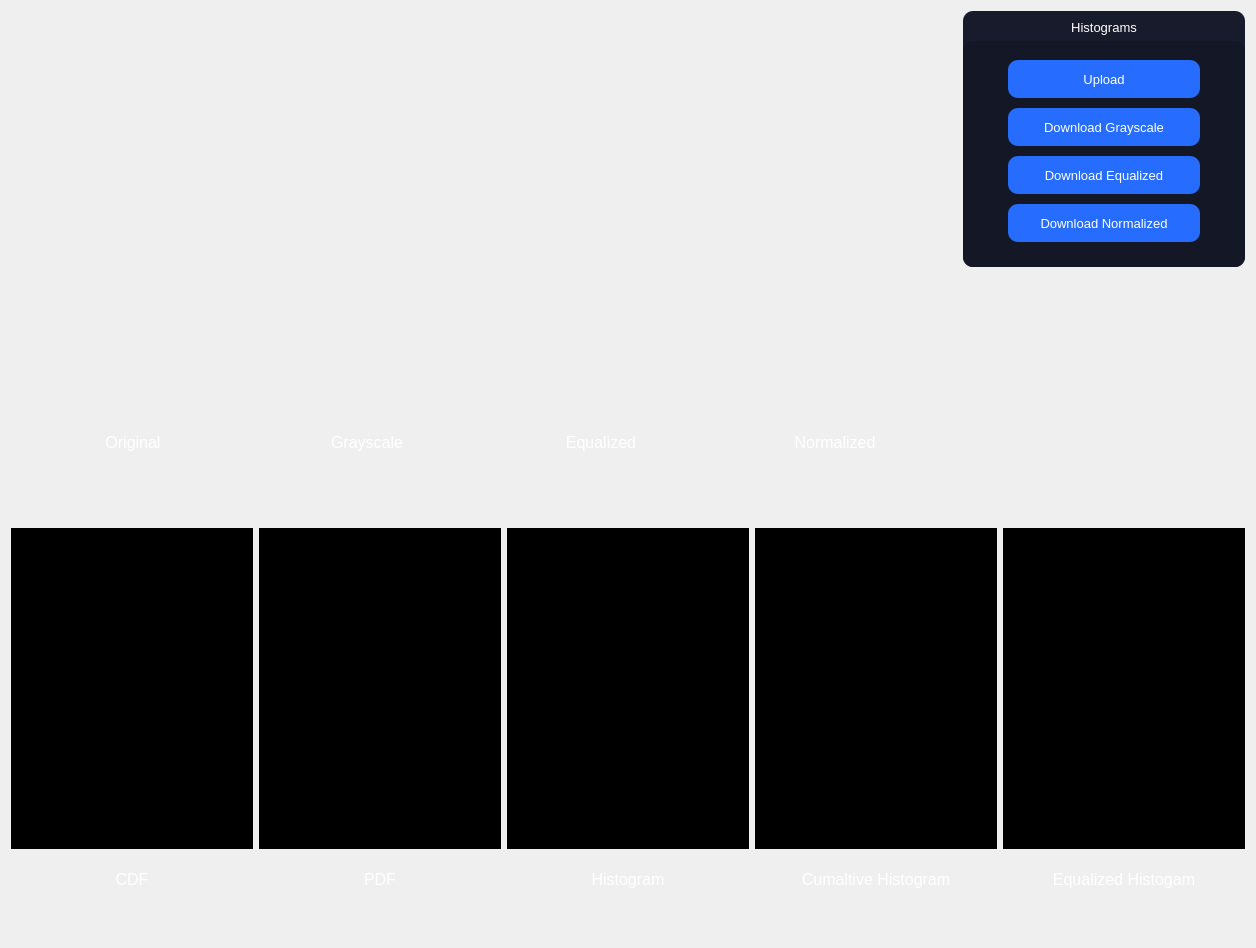
<?xml version="1.0" encoding="UTF-8"?>
<ui version="4.0">
 <class>HistogramsWidget</class>
 <widget class="QWidget" name="HistogramsWidget">
  <property name="geometry">
   <rect>
    <x>0</x>
    <y>0</y>
    <width>1256</width>
    <height>948</height>
   </rect>
  </property>
  <property name="windowTitle">
   <string>Form</string>
  </property>
  <layout class="QGridLayout" name="gridLayout_9" rowstretch="25,25,40" columnstretch="77,23">
   <item row="2" column="0" colspan="2">
    <layout class="QGridLayout" name="gridLayout_6" rowstretch="70,3,5,10">
     <item row="2" column="0">
      <widget class="QLabel" name="label_12">
       <property name="font">
        <font>
         <family>Microsoft Sans Serif</family>
         <pointsize>12</pointsize>
        </font>
       </property>
       <property name="styleSheet">
        <string notr="true">color: #fff;</string>
       </property>
       <property name="text">
        <string>CDF</string>
       </property>
       <property name="alignment">
        <set>Qt::AlignCenter</set>
       </property>
      </widget>
     </item>
     <item row="3" column="0">
      <spacer name="verticalSpacer_17">
       <property name="orientation">
        <enum>Qt::Vertical</enum>
       </property>
       <property name="sizeHint" stdset="0">
        <size>
         <width>20</width>
         <height>40</height>
        </size>
       </property>
      </spacer>
     </item>
     <item row="3" column="4">
      <spacer name="verticalSpacer_21">
       <property name="orientation">
        <enum>Qt::Vertical</enum>
       </property>
       <property name="sizeHint" stdset="0">
        <size>
         <width>20</width>
         <height>40</height>
        </size>
       </property>
      </spacer>
     </item>
     <item row="0" column="4">
      <widget class="QChartView" name="histogramNorm" native="true">
       <property name="sizePolicy">
        <sizepolicy hsizetype="Ignored" vsizetype="Ignored">
         <horstretch>0</horstretch>
         <verstretch>0</verstretch>
        </sizepolicy>
       </property>
       <property name="styleSheet">
        <string notr="true">background-color: rgb(0, 0, 0);
color: rgb(0, 0, 0);</string>
       </property>
      </widget>
     </item>
     <item row="3" column="2">
      <spacer name="verticalSpacer_19">
       <property name="orientation">
        <enum>Qt::Vertical</enum>
       </property>
       <property name="sizeHint" stdset="0">
        <size>
         <width>20</width>
         <height>40</height>
        </size>
       </property>
      </spacer>
     </item>
     <item row="0" column="2">
      <widget class="QChartView" name="histogram" native="true">
       <property name="sizePolicy">
        <sizepolicy hsizetype="Ignored" vsizetype="Ignored">
         <horstretch>0</horstretch>
         <verstretch>0</verstretch>
        </sizepolicy>
       </property>
       <property name="styleSheet">
        <string notr="true">background-color: rgb(0, 0, 0);
color: rgb(0, 0, 0);</string>
       </property>
      </widget>
     </item>
     <item row="2" column="3">
      <widget class="QLabel" name="label_10">
       <property name="font">
        <font>
         <family>Microsoft Sans Serif</family>
         <pointsize>12</pointsize>
        </font>
       </property>
       <property name="styleSheet">
        <string notr="true">color: #fff;</string>
       </property>
       <property name="text">
        <string>Cumaltive Histogram</string>
       </property>
       <property name="alignment">
        <set>Qt::AlignCenter</set>
       </property>
      </widget>
     </item>
     <item row="0" column="0">
      <widget class="QLabel" name="histogramCDF">
       <property name="sizePolicy">
        <sizepolicy hsizetype="Ignored" vsizetype="Ignored">
         <horstretch>0</horstretch>
         <verstretch>0</verstretch>
        </sizepolicy>
       </property>
       <property name="styleSheet">
        <string notr="true">background-color: rgb(0, 0, 0);</string>
       </property>
       <property name="text">
        <string/>
       </property>
       <property name="scaledContents">
        <bool>true</bool>
       </property>
      </widget>
     </item>
     <item row="3" column="1">
      <spacer name="verticalSpacer_18">
       <property name="orientation">
        <enum>Qt::Vertical</enum>
       </property>
       <property name="sizeHint" stdset="0">
        <size>
         <width>20</width>
         <height>40</height>
        </size>
       </property>
      </spacer>
     </item>
     <item row="2" column="4">
      <widget class="QLabel" name="label_11">
       <property name="font">
        <font>
         <family>Microsoft Sans Serif</family>
         <pointsize>12</pointsize>
        </font>
       </property>
       <property name="styleSheet">
        <string notr="true">color: #fff;</string>
       </property>
       <property name="text">
        <string>Equalized Histogam</string>
       </property>
       <property name="alignment">
        <set>Qt::AlignCenter</set>
       </property>
      </widget>
     </item>
     <item row="2" column="2">
      <widget class="QLabel" name="label_9">
       <property name="font">
        <font>
         <family>Microsoft Sans Serif</family>
         <pointsize>12</pointsize>
        </font>
       </property>
       <property name="styleSheet">
        <string notr="true">color: #fff;</string>
       </property>
       <property name="text">
        <string>Histogram</string>
       </property>
       <property name="alignment">
        <set>Qt::AlignCenter</set>
       </property>
      </widget>
     </item>
     <item row="0" column="1">
      <widget class="QLabel" name="histogramPDF">
       <property name="sizePolicy">
        <sizepolicy hsizetype="Ignored" vsizetype="Ignored">
         <horstretch>0</horstretch>
         <verstretch>0</verstretch>
        </sizepolicy>
       </property>
       <property name="styleSheet">
        <string notr="true">background-color: rgb(0, 0, 0);</string>
       </property>
       <property name="text">
        <string/>
       </property>
       <property name="scaledContents">
        <bool>true</bool>
       </property>
      </widget>
     </item>
     <item row="0" column="3">
      <widget class="QChartView" name="histogramCum" native="true">
       <property name="sizePolicy">
        <sizepolicy hsizetype="Ignored" vsizetype="Ignored">
         <horstretch>0</horstretch>
         <verstretch>0</verstretch>
        </sizepolicy>
       </property>
       <property name="styleSheet">
        <string notr="true">background-color: rgb(0, 0, 0);
color: rgb(0, 0, 0);</string>
       </property>
      </widget>
     </item>
     <item row="2" column="1">
      <widget class="QLabel" name="label_8">
       <property name="font">
        <font>
         <family>Microsoft Sans Serif</family>
         <pointsize>12</pointsize>
        </font>
       </property>
       <property name="styleSheet">
        <string notr="true">color: #fff;</string>
       </property>
       <property name="text">
        <string>PDF</string>
       </property>
       <property name="alignment">
        <set>Qt::AlignCenter</set>
       </property>
      </widget>
     </item>
     <item row="3" column="3">
      <spacer name="verticalSpacer_20">
       <property name="orientation">
        <enum>Qt::Vertical</enum>
       </property>
       <property name="sizeHint" stdset="0">
        <size>
         <width>20</width>
         <height>40</height>
        </size>
       </property>
      </spacer>
     </item>
     <item row="1" column="0">
      <spacer name="verticalSpacer_23">
       <property name="orientation">
        <enum>Qt::Vertical</enum>
       </property>
       <property name="sizeHint" stdset="0">
        <size>
         <width>20</width>
         <height>40</height>
        </size>
       </property>
      </spacer>
     </item>
    </layout>
   </item>
   <item row="0" column="1">
    <layout class="QVBoxLayout" name="mixControlWidgetLayout_2" stretch="0">
     <item>
      <widget class="QWidget" name="MixcontrolUpperWidget_2" native="true">
       <property name="styleSheet">
        <string notr="true">background-color: #181b2b;
border-radius: 10%;

</string>
       </property>
       <layout class="QVBoxLayout" name="verticalLayout_7" stretch="0,0">
        <property name="leftMargin">
         <number>0</number>
        </property>
        <property name="rightMargin">
         <number>0</number>
        </property>
        <property name="bottomMargin">
         <number>0</number>
        </property>
        <item>
         <widget class="QLabel" name="TabLabel_3">
          <property name="font">
           <font>
            <family>Microsoft Sans Serif</family>
            <pointsize>10</pointsize>
           </font>
          </property>
          <property name="layoutDirection">
           <enum>Qt::LeftToRight</enum>
          </property>
          <property name="styleSheet">
           <string notr="true">color: #fff;</string>
          </property>
          <property name="text">
           <string>&lt;html&gt;&lt;head/&gt;&lt;body&gt;&lt;p&gt;Histograms&lt;/p&gt;&lt;/body&gt;&lt;/html&gt;</string>
          </property>
          <property name="alignment">
           <set>Qt::AlignCenter</set>
          </property>
         </widget>
        </item>
        <item>
         <widget class="QWidget" name="mixControlsContainer_2" native="true">
          <property name="styleSheet">
           <string notr="true">background-color: #141725;
</string>
          </property>
          <layout class="QVBoxLayout" name="verticalLayout_4" stretch="20">
           <property name="spacing">
            <number>15</number>
           </property>
           <property name="leftMargin">
            <number>15</number>
           </property>
           <property name="rightMargin">
            <number>15</number>
           </property>
           <property name="bottomMargin">
            <number>15</number>
           </property>
           <item>
            <layout class="QVBoxLayout" name="verticalLayout" stretch="25,25,25,25">
             <property name="spacing">
              <number>10</number>
             </property>
             <property name="leftMargin">
              <number>30</number>
             </property>
             <property name="topMargin">
              <number>10</number>
             </property>
             <property name="rightMargin">
              <number>30</number>
             </property>
             <property name="bottomMargin">
              <number>10</number>
             </property>
             <item>
              <widget class="QPushButton" name="histUploadBtn">
               <property name="sizePolicy">
                <sizepolicy hsizetype="Minimum" vsizetype="Preferred">
                 <horstretch>0</horstretch>
                 <verstretch>0</verstretch>
                </sizepolicy>
               </property>
               <property name="font">
                <font>
                 <family>Microsoft Sans Serif</family>
                 <pointsize>10</pointsize>
                </font>
               </property>
               <property name="styleSheet">
                <string notr="true">QPushButton{
background-color: #266dff;
color: #fff;
border: 0;
border-radius: 10%;
}

QPushButton::hover {
background-color: #1d408d;
}</string>
               </property>
               <property name="text">
                <string>Upload</string>
               </property>
              </widget>
             </item>
             <item>
              <widget class="QPushButton" name="histGrayBtn">
               <property name="sizePolicy">
                <sizepolicy hsizetype="Preferred" vsizetype="Preferred">
                 <horstretch>0</horstretch>
                 <verstretch>0</verstretch>
                </sizepolicy>
               </property>
               <property name="font">
                <font>
                 <family>Microsoft Sans Serif</family>
                 <pointsize>10</pointsize>
                </font>
               </property>
               <property name="styleSheet">
                <string notr="true">QPushButton{
background-color: #266dff;
color: #fff;
border: 0;
border-radius: 10%;
}

QPushButton::hover {
background-color: #1d408d;
}</string>
               </property>
               <property name="text">
                <string>Download Grayscale</string>
               </property>
              </widget>
             </item>
             <item>
              <widget class="QPushButton" name="downloadEqualBtn">
               <property name="sizePolicy">
                <sizepolicy hsizetype="Minimum" vsizetype="Preferred">
                 <horstretch>0</horstretch>
                 <verstretch>0</verstretch>
                </sizepolicy>
               </property>
               <property name="font">
                <font>
                 <family>Microsoft Sans Serif</family>
                 <pointsize>10</pointsize>
                </font>
               </property>
               <property name="styleSheet">
                <string notr="true">QPushButton{
background-color: #266dff;
color: #fff;
border: 0;
border-radius: 10%;
}

QPushButton::hover {
background-color: #1d408d;
}</string>
               </property>
               <property name="text">
                <string>Download Equalized</string>
               </property>
              </widget>
             </item>
             <item>
              <widget class="QPushButton" name="downloadNormalBtn">
               <property name="sizePolicy">
                <sizepolicy hsizetype="Minimum" vsizetype="Preferred">
                 <horstretch>0</horstretch>
                 <verstretch>0</verstretch>
                </sizepolicy>
               </property>
               <property name="font">
                <font>
                 <family>Microsoft Sans Serif</family>
                 <pointsize>10</pointsize>
                </font>
               </property>
               <property name="styleSheet">
                <string notr="true">QPushButton{
background-color: #266dff;
color: #fff;
border: 0;
border-radius: 10%;
}

QPushButton::hover {
background-color: #1d408d;
}</string>
               </property>
               <property name="text">
                <string>Download Normalized</string>
               </property>
              </widget>
             </item>
            </layout>
           </item>
          </layout>
         </widget>
        </item>
       </layout>
      </widget>
     </item>
    </layout>
   </item>
   <item row="1" column="1">
    <spacer name="verticalSpacer">
     <property name="orientation">
      <enum>Qt::Vertical</enum>
     </property>
     <property name="sizeType">
      <enum>QSizePolicy::Preferred</enum>
     </property>
     <property name="sizeHint" stdset="0">
      <size>
       <width>20</width>
       <height>40</height>
      </size>
     </property>
    </spacer>
   </item>
   <item row="0" column="0" rowspan="2">
    <layout class="QGridLayout" name="gridLayout_5" rowstretch="70,3,5,10">
     <property name="leftMargin">
      <number>10</number>
     </property>
     <property name="topMargin">
      <number>0</number>
     </property>
     <property name="rightMargin">
      <number>10</number>
     </property>
     <property name="bottomMargin">
      <number>10</number>
     </property>
     <property name="spacing">
      <number>10</number>
     </property>
     <item row="2" column="3">
      <widget class="QLabel" name="label_4">
       <property name="font">
        <font>
         <family>Microsoft Sans Serif</family>
         <pointsize>12</pointsize>
        </font>
       </property>
       <property name="styleSheet">
        <string notr="true">color: #fff;</string>
       </property>
       <property name="text">
        <string>Normalized</string>
       </property>
       <property name="alignment">
        <set>Qt::AlignCenter</set>
       </property>
      </widget>
     </item>
     <item row="0" column="1">
      <widget class="QLabel" name="HistPictureGrey">
       <property name="sizePolicy">
        <sizepolicy hsizetype="Ignored" vsizetype="Ignored">
         <horstretch>0</horstretch>
         <verstretch>0</verstretch>
        </sizepolicy>
       </property>
       <property name="text">
        <string/>
       </property>
       <property name="scaledContents">
        <bool>true</bool>
       </property>
      </widget>
     </item>
     <item row="0" column="2">
      <widget class="QLabel" name="HistPictureEqualized">
       <property name="sizePolicy">
        <sizepolicy hsizetype="Ignored" vsizetype="Ignored">
         <horstretch>0</horstretch>
         <verstretch>0</verstretch>
        </sizepolicy>
       </property>
       <property name="text">
        <string/>
       </property>
       <property name="scaledContents">
        <bool>true</bool>
       </property>
      </widget>
     </item>
     <item row="0" column="3">
      <widget class="QLabel" name="HistPictureNormalized">
       <property name="sizePolicy">
        <sizepolicy hsizetype="Ignored" vsizetype="Ignored">
         <horstretch>0</horstretch>
         <verstretch>0</verstretch>
        </sizepolicy>
       </property>
       <property name="text">
        <string/>
       </property>
       <property name="scaledContents">
        <bool>true</bool>
       </property>
      </widget>
     </item>
     <item row="2" column="1">
      <widget class="QLabel" name="label_2">
       <property name="font">
        <font>
         <family>Microsoft Sans Serif</family>
         <pointsize>12</pointsize>
        </font>
       </property>
       <property name="styleSheet">
        <string notr="true">color: #fff;</string>
       </property>
       <property name="text">
        <string>Grayscale</string>
       </property>
       <property name="alignment">
        <set>Qt::AlignCenter</set>
       </property>
      </widget>
     </item>
     <item row="3" column="2">
      <spacer name="verticalSpacer_11">
       <property name="orientation">
        <enum>Qt::Vertical</enum>
       </property>
       <property name="sizeHint" stdset="0">
        <size>
         <width>20</width>
         <height>40</height>
        </size>
       </property>
      </spacer>
     </item>
     <item row="3" column="3">
      <spacer name="verticalSpacer_12">
       <property name="orientation">
        <enum>Qt::Vertical</enum>
       </property>
       <property name="sizeHint" stdset="0">
        <size>
         <width>20</width>
         <height>40</height>
        </size>
       </property>
      </spacer>
     </item>
     <item row="2" column="0">
      <widget class="QLabel" name="label">
       <property name="font">
        <font>
         <family>Microsoft Sans Serif</family>
         <pointsize>12</pointsize>
        </font>
       </property>
       <property name="styleSheet">
        <string notr="true">color: #fff;</string>
       </property>
       <property name="text">
        <string>Original</string>
       </property>
       <property name="alignment">
        <set>Qt::AlignCenter</set>
       </property>
      </widget>
     </item>
     <item row="3" column="0">
      <spacer name="verticalSpacer_2">
       <property name="orientation">
        <enum>Qt::Vertical</enum>
       </property>
       <property name="sizeHint" stdset="0">
        <size>
         <width>20</width>
         <height>40</height>
        </size>
       </property>
      </spacer>
     </item>
     <item row="0" column="0">
      <widget class="QLabel" name="HistPictureOrginal">
       <property name="sizePolicy">
        <sizepolicy hsizetype="Ignored" vsizetype="Ignored">
         <horstretch>0</horstretch>
         <verstretch>0</verstretch>
        </sizepolicy>
       </property>
       <property name="text">
        <string/>
       </property>
       <property name="scaledContents">
        <bool>true</bool>
       </property>
      </widget>
     </item>
     <item row="2" column="2">
      <widget class="QLabel" name="label_3">
       <property name="font">
        <font>
         <family>Microsoft Sans Serif</family>
         <pointsize>12</pointsize>
        </font>
       </property>
       <property name="styleSheet">
        <string notr="true">color: #fff;</string>
       </property>
       <property name="text">
        <string>Equalized</string>
       </property>
       <property name="alignment">
        <set>Qt::AlignCenter</set>
       </property>
      </widget>
     </item>
     <item row="3" column="1">
      <spacer name="verticalSpacer_5">
       <property name="orientation">
        <enum>Qt::Vertical</enum>
       </property>
       <property name="sizeHint" stdset="0">
        <size>
         <width>20</width>
         <height>40</height>
        </size>
       </property>
      </spacer>
     </item>
     <item row="1" column="0">
      <spacer name="verticalSpacer_22">
       <property name="orientation">
        <enum>Qt::Vertical</enum>
       </property>
       <property name="sizeHint" stdset="0">
        <size>
         <width>20</width>
         <height>40</height>
        </size>
       </property>
      </spacer>
     </item>
    </layout>
   </item>
  </layout>
 </widget>
 <customwidgets>
  <customwidget>
   <class>QChartView</class>
   <extends>QWidget</extends>
   <header>qchartview.h</header>
   <container>1</container>
  </customwidget>
 </customwidgets>
 <resources/>
 <connections/>
</ui>
